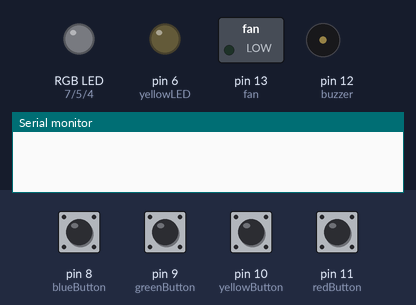
Bench run of a sketch on a simulated Arduino Uno, built with avr-gcc and run on an emulated ATmega328P. Parts: switched loads named in the sketch (green lamp = pin HIGH), an RGB LED mixed from three pins (HIGH = lit), output pins drawn as LEDs (lit = HIGH), buzzer (waves = sounding), the last lines printed to the serial monitor. Inputs (shaded band) come from the test bench; at power-on: pin 8 (blueButton), pin 9 (greenButton), pin 10 (yellowButton), pin 11 (redButton) LOW.

Above: at 1.2 s.
1.3 s: pin 11 (redButton) pulled HIGH for 0.15 s
At 1.56 s:
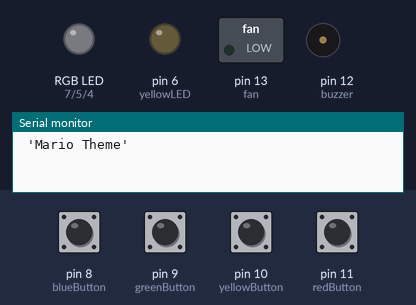
Timing chart, 0 to 10.3 s (numbered marks = the images above; inputs shaded):
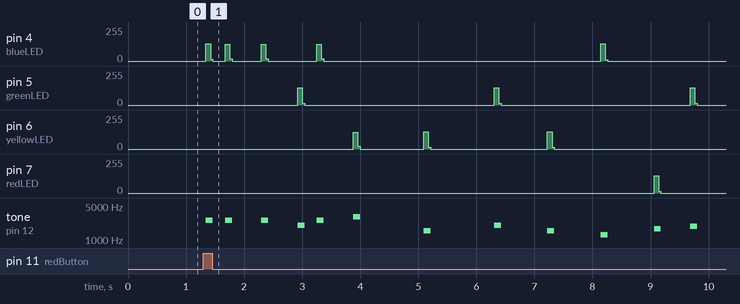

Measured:
- after the input at 1.3 s, pin 7 (redLED): 0/255 → 128/255 after 7.8 s, → 0/255 0.08 s later; tone on pin 12 (buzzer): plays 2545 Hz for 0.12 s, 2552 Hz for 0.12 s, 2552 Hz for 0.12 s, 2034 Hz for 0.12 s, 2552 Hz for 0.12 s, 2997 Hz for 0.12 s … (12 notes in this stretch), starting at once

The sketch:

newEarCode.ino
```cpp
/*
  Credit for musical effects and framework to:
  Arduino Mario Bros Tunes With Piezo Buzzer and PWM
  by: Dipto Pratyaksa
  last updated: 31/3/13
*/

/*************************************************
 * Public Constants
 *************************************************/

const int blueLED =  4;      // the number of the LED pin
const int greenLED = 5;
const int yellowLED = 6;
const int redLED = 7;
int ledState = LOW;         // set default position of LED to off
const int blueButton = 8;
const int greenButton = 9;
const int yellowButton = 10;
const int redButton = 11;

int fantime=20000;
int maxWrong=22;

const int fan = 13;
#define melodyPin 12

#define NOTE_B0  31
#define NOTE_C1  33
#define NOTE_CS1 35
#define NOTE_D1  37
#define NOTE_DS1 39
#define NOTE_E1  41
#define NOTE_F1  44
#define NOTE_FS1 46
#define NOTE_G1  49
#define NOTE_GS1 52
#define NOTE_A1  55
#define NOTE_AS1 58
#define NOTE_B1  62
#define NOTE_C2  65
#define NOTE_CS2 69
#define NOTE_D2  73
#define NOTE_DS2 78
#define NOTE_E2  82
#define NOTE_F2  87
#define NOTE_FS2 93
#define NOTE_G2  98
#define NOTE_GS2 104
#define NOTE_A2  110
#define NOTE_AS2 117
#define NOTE_B2  123
#define NOTE_C3  131
#define NOTE_CS3 139
#define NOTE_D3  147
#define NOTE_DS3 156
#define NOTE_E3  165
#define NOTE_F3  175
#define NOTE_FS3 185
#define NOTE_G3  196
#define NOTE_GS3 208
#define NOTE_A3  220
#define NOTE_AS3 233
#define NOTE_B3  247
#define NOTE_C4  262
#define NOTE_CS4 277
#define NOTE_D4  294
#define NOTE_DS4 311
#define NOTE_E4  330
#define NOTE_F4  349
#define NOTE_FS4 370
#define NOTE_G4  392
#define NOTE_GS4 415
#define NOTE_A4  440
#define NOTE_AS4 466
#define NOTE_B4  494
#define NOTE_C5  523
#define NOTE_CS5 554
#define NOTE_D5  587
#define NOTE_DS5 622
#define NOTE_E5  659
#define NOTE_F5  698
#define NOTE_FS5 740
#define NOTE_G5  784
#define NOTE_GS5 831
#define NOTE_A5  880
#define NOTE_AS5 932
#define NOTE_B5  988
#define NOTE_C6  1047
#define NOTE_CS6 1109
#define NOTE_D6  1175
#define NOTE_DS6 1245
#define NOTE_E6  1319
#define NOTE_F6  1397
#define NOTE_FS6 1480
#define NOTE_G6  1568
#define NOTE_GS6 1661
#define NOTE_A6  1760
#define NOTE_AS6 1865
#define NOTE_B6  1976
#define NOTE_C7  2093
#define NOTE_CS7 2217
#define NOTE_D7  2349
#define NOTE_DS7 2489
#define NOTE_E7  2637
#define NOTE_F7  2794
#define NOTE_FS7 2960
#define NOTE_G7  3136
#define NOTE_GS7 3322
#define NOTE_A7  3520
#define NOTE_AS7 3729
#define NOTE_B7  3951
#define NOTE_C8  4186
#define NOTE_CS8 4435
#define NOTE_D8  4699
#define NOTE_DS8 4978

//Mario main theme melody
int melody[] = {
  NOTE_E7, NOTE_E7, 0, NOTE_E7,
  0, NOTE_C7, NOTE_E7, 0,
  NOTE_G7, 0, 0, 0,
  NOTE_G6, 0, 0, 0,

  NOTE_C7, 0, 0, NOTE_G6,
  0, 0, NOTE_E6, 0,
  0, NOTE_A6, 0, NOTE_B6,
  0, NOTE_AS6, NOTE_A6, 0,

  NOTE_G6, NOTE_E7, NOTE_G7,
  NOTE_A7, 0, NOTE_F7, NOTE_G7,
  0, NOTE_E7, 0, NOTE_C7,
  NOTE_D7, NOTE_B6, 0, 0
};

//Mario main them tempo
int tempo[] = {
  12, 12, 12, 12,
  12, 12, 12, 12,
  12, 12, 12, 12,
  12, 12, 12, 12,

  12, 12, 12, 12,
  12, 12, 12, 12,
  12, 12, 12, 12,
  12, 12, 12, 12,

  9, 9, 9,
  12, 12, 12, 12,
  12, 12, 12, 12,
  12, 12, 12, 12
};

int mainLedScheme[] = {
  blueLED, blueLED, 0, blueLED,
  0, greenLED, blueLED, 0,
  yellowLED, 0, 0, 0,
  yellowLED, 0, 0, 0,

  greenLED, 0, 0, yellowLED,
  0, 0, blueLED, 0,
  0, redLED, 0, greenLED,
  0, redLED, redLED, 0,

  yellowLED, blueLED, yellowLED,
  redLED, 0, yellowLED, yellowLED,
  0, blueLED, 0, greenLED,
  yellowLED, redLED, 0, 0
};

int buttonScheme[] = {
  blueButton, blueButton, 0, blueButton,
  0, greenButton, blueButton, 0,
  yellowButton, 0, 0, 0,
  yellowButton, 0, 0, 0,

  greenButton, 0, 0, yellowButton,
  0, 0, blueButton, 0,
  0, redButton, 0, greenButton,
  0, redButton, redButton, 0,

  yellowButton, blueButton, yellowButton,
  redButton, 0, yellowButton, yellowButton,
  0, blueButton, 0, greenButton,
  yellowButton, redButton, 0, 0
};

int moveRecord[] = {
  0, 0, 0, 0,
  0, 0, 0, 0,
  0, 0, 0, 0,
  0, 0, 0, 0,

  0, 0, 0, 0,
  0, 0, 0, 0,
  0, 0, 0, 0,
  0, 0, 0, 0,

  0, 0, 0,
  0, 0, 0, 0,
  0, 0, 0, 0,
  0, 0, 0, 0
};

void setup(void)
{
  pinMode(redLED, OUTPUT); //Red led
  pinMode(yellowLED, OUTPUT); //Yellow led
  pinMode(greenLED, OUTPUT); //Green led
  pinMode(blueLED, OUTPUT); //Blue led
  pinMode(fan, OUTPUT); //win state signal
  pinMode(12, OUTPUT);//buzzer
  //pinMode(13, OUTPUT);//led indicator when singing a note
  pinMode(redButton, INPUT);
  pinMode(yellowButton, INPUT);
  pinMode(greenButton, INPUT);
  pinMode(blueButton, INPUT);
  Serial.begin(9600);
}

void loop()
{
  int buttonState = digitalRead(redButton);
  if(buttonState == HIGH) {
    //play game
    game();
    bool winner = gradeScore();
    if(winner) {
      digitalWrite(fan, HIGH);
      delay(fantime);
      digitalWrite(fan, LOW);
    }
    delay(1000);
    reset();
  }
  delay(100);

}

void reset() {
  Serial.print("reset called");
  int arraySize = sizeof(moveRecord) / sizeof(int);
  for(int i = 0; i < arraySize; i++) {
    moveRecord[i] = 0;
  }
}

bool gradeScore() {
  int arraySize = sizeof(mainLedScheme) / sizeof(int);
  int wrongAnswers = 0;

  for(int i = 0; i < arraySize; i++) {
    if(buttonScheme[i] != moveRecord[i]) {
      wrongAnswers++;
    }
  }

   Serial.println(wrongAnswers);

  //out of 24
  if(wrongAnswers > maxWrong) {
    return false;
  }

  return true;
}

void game() {
  // iterate over the notes of the melody:
  Serial.println(" 'Mario Theme'");
  int size = sizeof(melody) / sizeof(int);
  for (int thisNote = 0; thisNote < size; thisNote++) {
    //note duration
    int noteDuration = 1000 / tempo[thisNote];

    //start tone
    buzz(melodyPin, melody[thisNote], mainLedScheme[thisNote], noteDuration);

    // pause between notes
    int pauseBetweenNotes = noteDuration * 3.0;

    readButtonPress(pauseBetweenNotes, buttonScheme[thisNote], thisNote);

    // stop the tone playing:
    buzz(melodyPin, 0, mainLedScheme[thisNote], noteDuration);
  }
}

void readButtonPress(int pauseLength, int buttonPin, int moveRecordIndex) {
  int sectionPause = pauseLength / 5;
  int timesPaused = 0;
  if(buttonPin != 0) {
    for(timesPaused = 1; timesPaused <= 5; timesPaused++) {
      delay(sectionPause);

      //Read button state (pressed or not pressed?)
      int buttonState = digitalRead(buttonPin);
      //If button pressed...
      if (buttonState == HIGH) {
          moveRecord[moveRecordIndex] = buttonPin;
          break;
      }
    }
  }

  delay(sectionPause * (5 - timesPaused + 1));
}

void buzz(int targetPin, long frequency, int ledPin, long length) {
  digitalWrite(12, HIGH);
  long delayValue = 1000000 / frequency / 2; // calculate the delay value between transitions
  //// 1 second's worth of microseconds, divided by the frequency, then split in half since
  //// there are two phases to each cycle
  long numCycles = frequency * length / 1000; // calculate the number of cycles for proper timing
  //// multiply frequency, which is really cycles per second, by the number of seconds to
  //// get the total number of cycles to produce
  for (long i = 0; i < numCycles; i++) { // for the calculated length of time...
    digitalWrite(targetPin, HIGH); // write the buzzer pin high to push out the diaphram
    digitalWrite(ledPin, HIGH);    // led on
    delayMicroseconds(delayValue); // wait for the calculated delay value
    digitalWrite(targetPin, LOW); // write the buzzer pin low to pull back the diaphram
    digitalWrite(ledPin, LOW);    // led off
    delayMicroseconds(delayValue); // wait again or the calculated delay value
  }
  digitalWrite(12, LOW);

}
```
